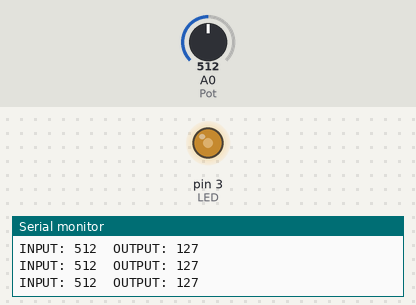
Recording of a sketch running on a simulated Arduino Uno, built with avr-gcc and run on an emulated ATmega328P. On the bench: output pins drawn as LEDs (lit = HIGH), the last lines printed to the serial monitor. The test bench sets the inputs (shaded band); at power-on: A0 (Pot) = 512.

Above: at 1.2 s.
1.3 s: A0 (Pot) set to 716
At 2.4 s:
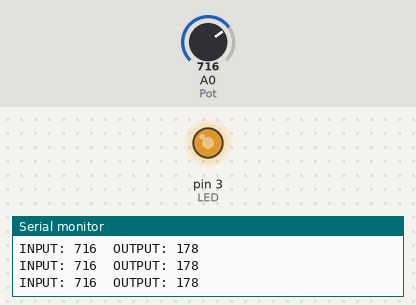
2.9 s: A0 (Pot) set to 900
At 4.0 s:
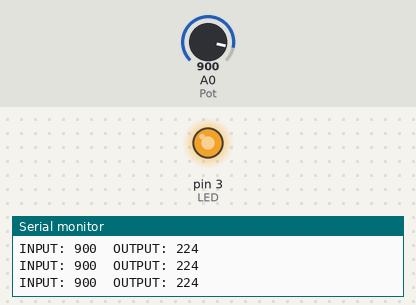
4.5 s: A0 (Pot) set to 122
At 5.6 s:
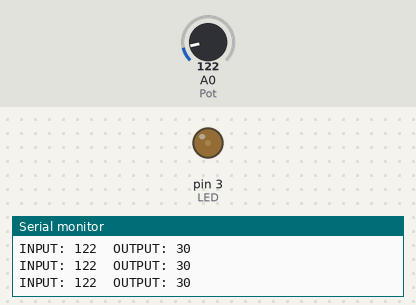
6.1 s: A0 (Pot) set to 0
At 7.1 s:
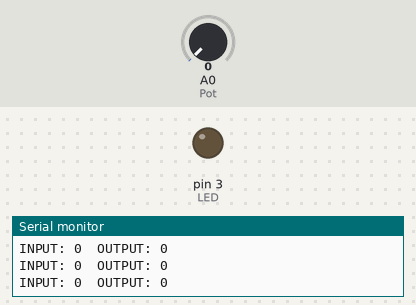
7.7 s: A0 (Pot) set to 511
At 8.6 s:
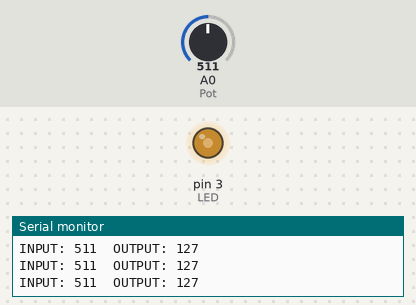
Timing chart, 0 to 10.3 s (numbered marks = the images above; inputs shaded):
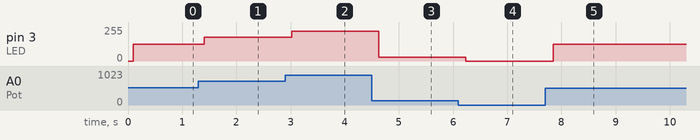

Measured:
- after the input at 1.3 s, pin 3 (LED): 127/255 → 178/255 after 0.11 s
- after the input at 2.9 s, pin 3 (LED): 178/255 → 224/255 after 0.12 s
- after the input at 4.5 s, pin 3 (LED): 224/255 → 30/255 after 0.13 s
- after the input at 6.1 s, pin 3 (LED): 30/255 → 0/255 after 0.14 s
- after the input at 7.7 s, pin 3 (LED): 0/255 → 127/255 after 0.15 s

The sketch:

pot_0v_5v_version2.ino
```cpp
const int LED = 3;
const int Pot = A0;
int PotValue = 0;

void setup()
{
  Serial.begin(9600);
  pinMode(LED, OUTPUT);
}

void loop()
{
  PotValue = analogRead(Pot);
  Serial.print("INPUT: ");
  Serial.print(PotValue);

  PotValue = map(PotValue, 0, 1023, 0, 255);

  Serial.print("\tOUTPUT: ");
  Serial.print(PotValue);
  Serial.println();
  delay(100);

  analogWrite(LED, PotValue);
}
```
